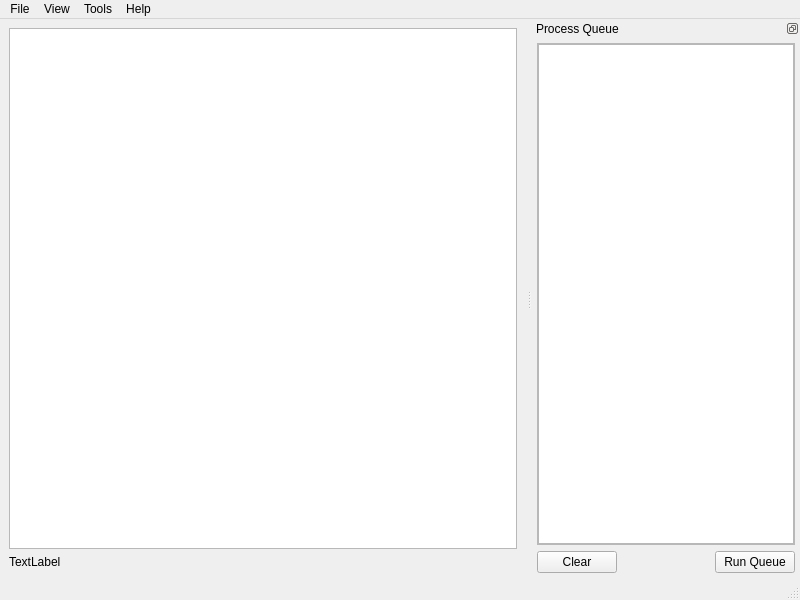
<?xml version="1.0" encoding="UTF-8"?>
<ui version="4.0">
 <class>PSHelperMainWindow</class>
 <widget class="QMainWindow" name="PSHelperMainWindow">
  <property name="geometry">
   <rect>
    <x>0</x>
    <y>0</y>
    <width>800</width>
    <height>600</height>
   </rect>
  </property>
  <property name="minimumSize">
   <size>
    <width>800</width>
    <height>600</height>
   </size>
  </property>
  <property name="windowTitle">
   <string>MainWindow</string>
  </property>
  <widget class="QWidget" name="centralwidget">
   <layout class="QVBoxLayout" name="verticalLayout">
    <item>
     <widget class="QTableView" name="PSDataTableView">
      <property name="alternatingRowColors">
       <bool>true</bool>
      </property>
      <property name="selectionMode">
       <enum>QAbstractItemView::SingleSelection</enum>
      </property>
      <property name="selectionBehavior">
       <enum>QAbstractItemView::SelectRows</enum>
      </property>
      <property name="sortingEnabled">
       <bool>true</bool>
      </property>
      <property name="cornerButtonEnabled">
       <bool>false</bool>
      </property>
     </widget>
    </item>
    <item>
     <widget class="QLabel" name="DataInfoLabel">
      <property name="text">
       <string>TextLabel</string>
      </property>
     </widget>
    </item>
   </layout>
  </widget>
  <widget class="QMenuBar" name="menubar">
   <property name="geometry">
    <rect>
     <x>0</x>
     <y>0</y>
     <width>800</width>
     <height>22</height>
    </rect>
   </property>
   <widget class="QMenu" name="menuFile">
    <property name="title">
     <string>File</string>
    </property>
    <addaction name="action_WriteToCSVFile"/>
    <addaction name="separator"/>
    <addaction name="QuitAction"/>
   </widget>
   <widget class="QMenu" name="menuTools">
    <property name="title">
     <string>Tools</string>
    </property>
    <addaction name="PreferencesAction"/>
   </widget>
   <widget class="QMenu" name="menuHelp">
    <property name="title">
     <string>Help</string>
    </property>
    <addaction name="AboutAction"/>
   </widget>
   <widget class="QMenu" name="menuView">
    <property name="title">
     <string>View</string>
    </property>
    <addaction name="action_ShowExtendedInfo"/>
    <addaction name="action_ShowColorsForStatus"/>
   </widget>
   <addaction name="menuFile"/>
   <addaction name="menuView"/>
   <addaction name="menuTools"/>
   <addaction name="menuHelp"/>
  </widget>
  <widget class="QStatusBar" name="statusbar"/>
  <widget class="QDockWidget" name="QueueDockWidget">
   <property name="minimumSize">
    <size>
     <width>250</width>
     <height>171</height>
    </size>
   </property>
   <property name="features">
    <set>QDockWidget::DockWidgetFloatable|QDockWidget::DockWidgetMovable</set>
   </property>
   <property name="allowedAreas">
    <set>Qt::LeftDockWidgetArea|Qt::RightDockWidgetArea</set>
   </property>
   <property name="windowTitle">
    <string>Process Queue</string>
   </property>
   <attribute name="dockWidgetArea">
    <number>2</number>
   </attribute>
   <widget class="QWidget" name="dockWidgetContents">
    <layout class="QVBoxLayout" name="verticalLayout_2">
     <property name="margin">
      <number>5</number>
     </property>
     <item>
      <widget class="QScrollArea" name="scrollArea">
       <property name="widgetResizable">
        <bool>true</bool>
       </property>
       <widget class="QWidget" name="scrollAreaWidgetContents">
        <property name="geometry">
         <rect>
          <x>0</x>
          <y>0</y>
          <width>256</width>
          <height>478</height>
         </rect>
        </property>
        <layout class="QHBoxLayout" name="horizontalLayout_2">
         <property name="margin">
          <number>0</number>
         </property>
         <item>
          <widget class="QListWidget" name="QueueListWidget"/>
         </item>
        </layout>
       </widget>
      </widget>
     </item>
     <item>
      <layout class="QHBoxLayout" name="horizontalLayout">
       <item>
        <widget class="QPushButton" name="ClearQueueButton">
         <property name="text">
          <string>Clear</string>
         </property>
        </widget>
       </item>
       <item>
        <spacer name="horizontalSpacer">
         <property name="orientation">
          <enum>Qt::Horizontal</enum>
         </property>
         <property name="sizeHint" stdset="0">
          <size>
           <width>40</width>
           <height>20</height>
          </size>
         </property>
        </spacer>
       </item>
       <item>
        <widget class="QPushButton" name="RunQueueButton">
         <property name="text">
          <string>Run Queue</string>
         </property>
        </widget>
       </item>
      </layout>
     </item>
    </layout>
   </widget>
  </widget>
  <action name="QuitAction">
   <property name="text">
    <string>Quit</string>
   </property>
  </action>
  <action name="PreferencesAction">
   <property name="text">
    <string>Preferences ...</string>
   </property>
   <property name="toolTip">
    <string>Edit the general program preferences</string>
   </property>
  </action>
  <action name="AboutAction">
   <property name="text">
    <string>About PhotoScan Helper</string>
   </property>
   <property name="toolTip">
    <string>Information about PhotoScan Helper</string>
   </property>
  </action>
  <action name="action_ShowExtendedInfo">
   <property name="checkable">
    <bool>true</bool>
   </property>
   <property name="text">
    <string>Show Extended Info</string>
   </property>
   <property name="toolTip">
    <string>Display extra columns with more information about each project.</string>
   </property>
  </action>
  <action name="action_ShowColorsForStatus">
   <property name="checkable">
    <bool>true</bool>
   </property>
   <property name="text">
    <string>Show Colors for Status</string>
   </property>
   <property name="toolTip">
    <string>Color the extended info to indicate the quality/status of each column.</string>
   </property>
  </action>
  <action name="action_WriteToCSVFile">
   <property name="text">
    <string>Write to CSV file ...</string>
   </property>
   <property name="toolTip">
    <string>Save all project data to a CSV file for viewing in a spreadsheet program.</string>
   </property>
  </action>
 </widget>
 <resources/>
 <connections/>
</ui>
